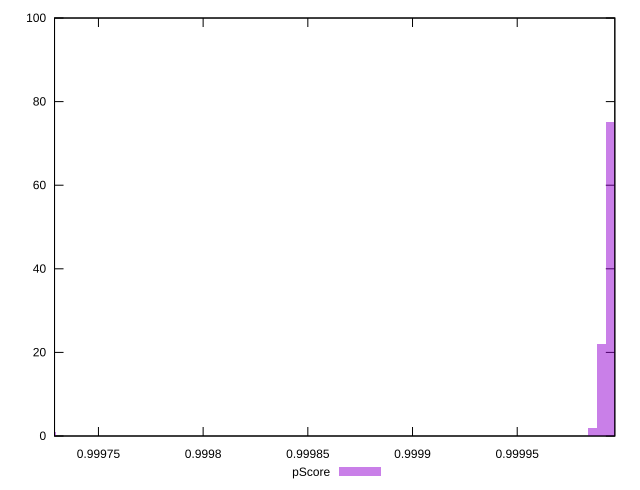

Recreate this plot in gnuplot.
reset

$pScore <<EOF
0.9999947323254881 75
0.9999903528376617 22
0.9997275835680786 1
0.9999859733498353 2
EOF

set key outside below
set boxwidth 0.000004379487826385187
set xrange [0.9997290304263857:0.9999966148592822]
set yrange [0:100]
set trange [0:100]
set style fill transparent solid 0.5 noborder
set terminal svg size 640, 490 enhanced background rgb 'white'
set output "report_00009_2021-02-08T22-37-41.559Z/bootup-time/samples/pages+cached+noadtech/pScore/histogram.svg"

plot $pScore title "pScore" with boxes

reset
